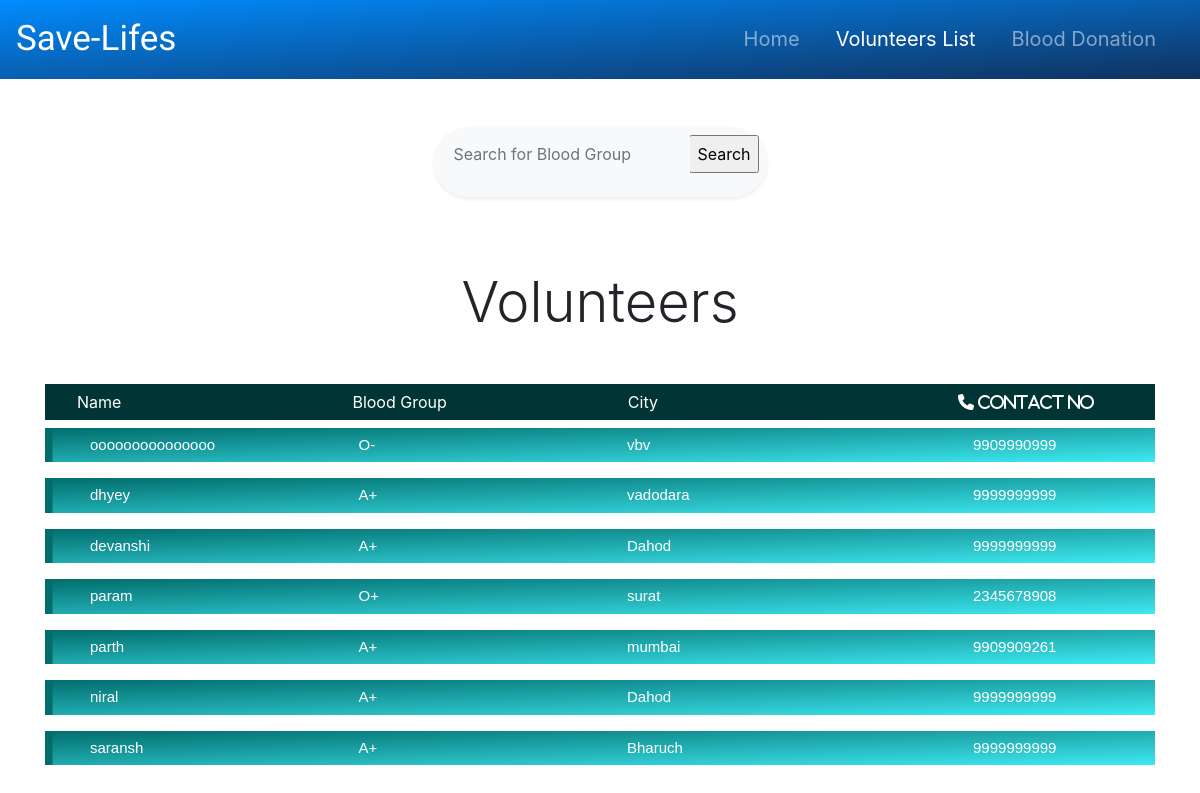
Page /Blood_Donation/VolunteerList/ on the committed database.
### blood_donation/models.py (models this page shows)
class Volunteer(models.Model):
    volunteer_email=models.CharField(max_length=50,primary_key=True,help_text ='write your email')
    volunteer_name=models.CharField(max_length=30)
    volunteer_city=models.CharField(max_length=20)
    volunteer_mobile_no=models.CharField(max_length=10)
    volunteer_bloodGroup=models.CharField(max_length=10,default=None)
    volunteer_gender=models.CharField(max_length=10,default=None)

### blood_donation/views.py (the view)
def VolunteerList(request):
    volunteers=Volunteer.objects.all()
    return render(request,'VolunteerList.html',{'volunteers':volunteers})

### blood_donation/templates/VolunteerList.html (shortened to what this page needs)
<html>
<head>
    {% load static %}
    <link rel="stylesheet" type="text/css" href="{% static 'css/style3.css' %}">
    <link rel="stylesheet" href="https://stackpath.bootstrapcdn.com/bootstrap/4.4.1/css/bootstrap.min.css">
</head>
<body>
    <nav class="navbar navbar-expand-lg navbar-dark sticky-top" style="background:rgb(1, 140, 255); background: linear-gradient(to top left, #10325f, rgb(1, 140, 255) ); ">
        <a class="navbar-brand" href="#" style="font-size: 35px;">Save-Lifes</a>
        <div class="collapse navbar-collapse justify-content-end" id="navbarNavAltMarkup">
            <div class="navbar-nav" style="font-size: 20px;">
                <a class="nav-item nav-link" href="/Home/Homepage">Home</a>
                <a class="nav-item nav-link active" href="/Blood_Donation/VolunteerList">Volunteers List<span class="sr-only">(current)</span></a>
                <a class="nav-item nav-link" href="/Blood_Donation/BloodDonationHome">Blood Donation</a>
            </div>
        </div>
    </nav>
    <div class="container my-5">
        <div class="p-2 bg-light rounded-pill shadow-sm my-4" style="width:30%;margin: auto;">
            <form action="/Blood_Donation/searchBloodGroup/" method="GET" value="{{request.GET.q}}">
                <div class="input-group">
                    <input id="search" type="text" name="q" value="{{request.GET.q}}" placeholder="Search for Blood Group" aria-describedby="button-addon1" class="form-control border-0 bg-light" style="box-shadow: none;">
                    <div class="input-group-append">
                        <input type="submit" name="submit" value="Search" />
                    </div>
                </div>
            </form>
        </div>
         {% if volunteers %}
        <h2 class="text-center display-4 pt-5 mb-5">Volunteers</h2>
        <div class="list" style="background-color:rgb(1, 53, 53); color:white; padding: .4em .4em .4em 2em;">
            <div class="row">
                <div class="col">
                    Name
                </div>
                <div class="col">
                    Blood Group
                </div>
                <div class="col">
                    City
                </div>
                <div class="col text-center">
                    <i class="fa fa-phone" aria-hidden="true"> Contact No</i>
                </div>
            </div>
        </div>
        {% for vol in volunteers%}
        <div class="list-type4">
            <ol>
                <li>
                    <div class="row">
                        <div class="col">
                            {{vol.volunteer_name}}
                        </div>
                        <div class="col">
                            {{vol.volunteer_bloodGroup}}
                        </div>
                        <div class="col">
                            {{vol.volunteer_city}}
                        </div>
                        <div class="col text-center">
                            {{vol.volunteer_mobile_no}}
                        </div>
                    </div>
                </li>
            </ol>
        </div>
        {% endfor%} {% endif %}
    </div>
</body>
</html>

### blood_donation/static/css/style3.css (style rules this page uses)
.navbar-brand { font-family: 'Lobster', cursive; font-size: 30px; }
.navbar-nav a:after, .navbar-nav a:before { transition: all .5s; }
.navbar-nav a { position: relative; margin-right: 20px; }
.navbar-nav a:after { position: absolute; bottom: 0; left: 0; right: 0; margin: auto; width: 0%; content: '.'; color: transparent; background: #aaa; height: 1px; }
div.p-2 input[type=text] { box-shadow: 2px 2px 8px 1px rgb(0, 0, 0); }
.col { margin: auto; }

### blood_donation/templates/VolunteerList.html (style rules this page uses)
.list-type4 { width: 100%; margin: 0 auto; }
.list-type4 ol { counter-reset: li; list-style: none; *list-style: decimal; font-size: 15px; font-family: 'Raleway', sans-serif; padding: 0; }
.list-type4 .row { padding: .4em .4em .4em 2em; *padding: .4em; margin: .5em 0; background: rgb(2, 109, 109); background: linear-gradient(to top left, rgb(62, 233, 241), rgb(2, 109, 109)); color: white; text-decoration: none; box-shadow: inset 0.5em 0 rgb(2, 109, 109); -webkit-transition: box-shadow 1s; transition: box-shadow 1s; }

### rows in the picture
Volunteer: volunteer_name "ooooooooooooooo", volunteer_bloodGroup "O-", volunteer_city "vbv", volunteer_mobile_no "9909990999"
Volunteer: volunteer_name "dhyey", volunteer_bloodGroup "A+", volunteer_city "vadodara", volunteer_mobile_no "9999999999"
Volunteer: volunteer_name "devanshi", volunteer_bloodGroup "A+", volunteer_city "Dahod", volunteer_mobile_no "9999999999"
Volunteer: volunteer_name "param", volunteer_bloodGroup "O+", volunteer_city "surat", volunteer_mobile_no "2345678908"
Volunteer: volunteer_name "parth", volunteer_bloodGroup "A+", volunteer_city "mumbai", volunteer_mobile_no "9909909261"
Volunteer: volunteer_name "niral", volunteer_bloodGroup "A+", volunteer_city "Dahod", volunteer_mobile_no "9999999999"
Volunteer: volunteer_name "saransh", volunteer_bloodGroup "A+", volunteer_city "Bharuch", volunteer_mobile_no "9999999999"
